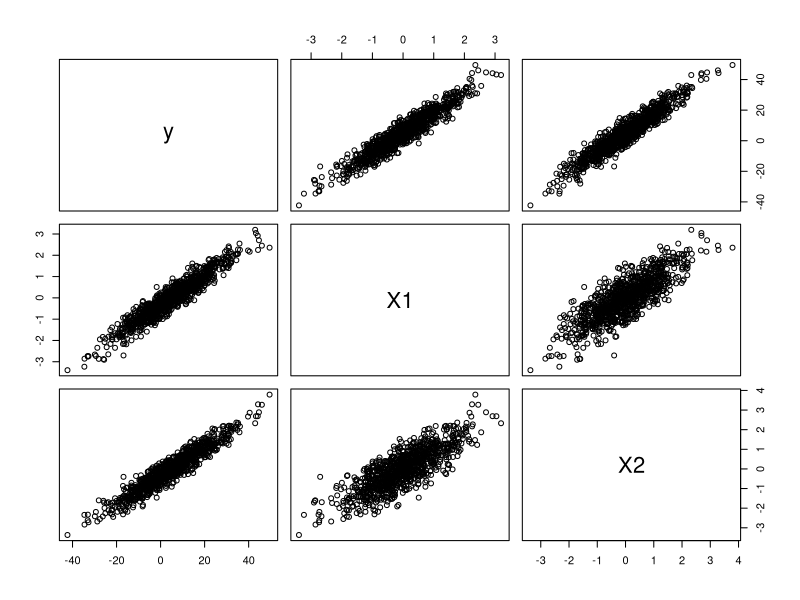
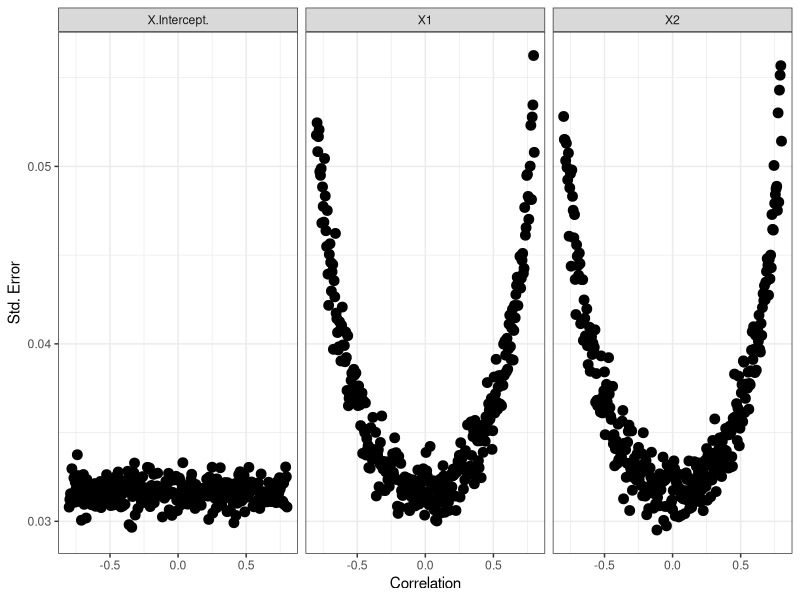
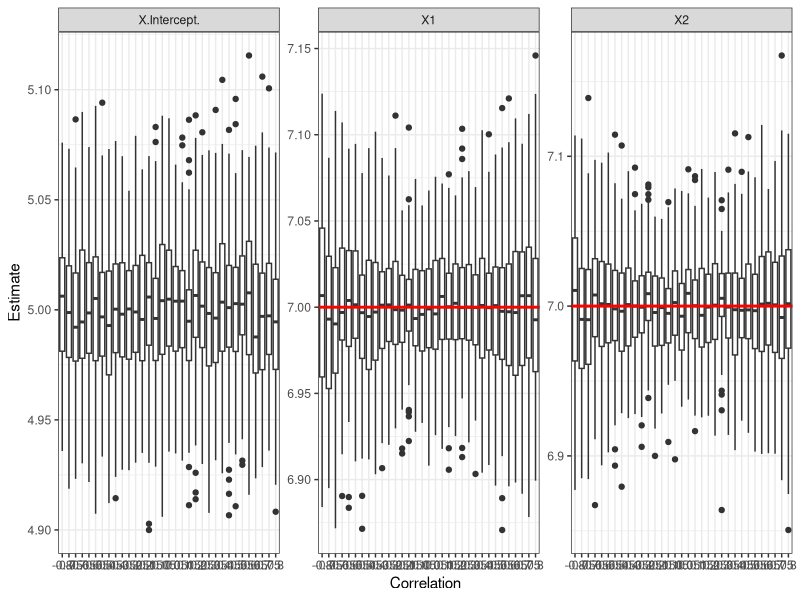
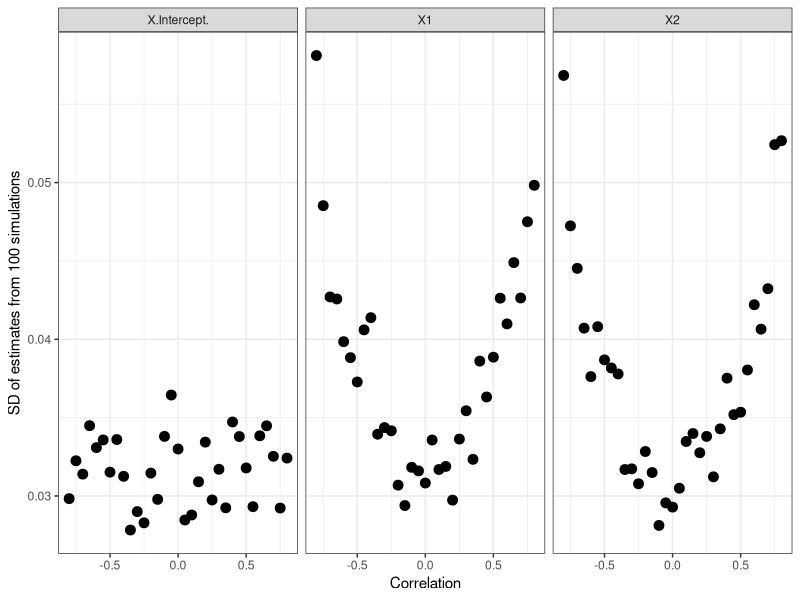

Write the R code that produced these figures, in order.
## ---- chunk 1
options(scipen = 1, digits = 5)
## ---- chunk 2
require(knitr)
opts_chunk$set(fig.height=6, fig.width=6, chache=TRUE)
require(methods)
## ---- chunk 3
#############################################################################
# create two correlated variables and a dependent variable
# n : number of points
# p:correlation

datagen <- function(n , p){
  # random points N(0,1)
  x1 <- rnorm(n)
  x2 <- rnorm(n)
  X <- cbind(x1, x2)
  
  # desired correlation matrix
  R <- matrix(c(1, p, p, 1), ncol = 2)
  
  # use cholesky decomposition `t(U) %*% U = R`
  U <- chol(R)
  corvars <- X %*% U
  
  # create dependent variable after model:
  # y ~ 5 + 7 * X1 + 7 * X2 + e | E ~ N(0,10)
  y <- 5 + 7*corvars[,1] + 7*corvars[,2] + rnorm(n, 0, 1)
  df <- data.frame(y, corvars)
  return(df)
}
## ---- chunk 4
set.seed(1234)
df1 <- datagen(n = 1000, p = 0.8)
## ---- chunk 5
cor(df1)
## ---- chunk 6
mod <- lm(y~X1+X2, data = df1)
summary(mod)
pairs(df1)
## ---- chunk 7
( cormat <- cor(df1[,2:3]) )
## ---- chunk 8
require(car)
vif(mod)
## ---- chunk 9
sum <- summary(lm(X1 ~ X2, data = df1))
1 / (1 - sum$r.squared)
## ---- chunk 10
ps <- seq(-0.8, 0.8, 0.005)
n = 1000

sim1 <- lapply(ps, function(x) datagen(n=n, p=x))
## ---- chunk 11
# Function to fit and extract coefficients
regfun <- function(x){
  return(summary(lm(y~X1+X2, data = x))$coefficients)
}
# run regfun on every dataset
res1 <- lapply(sim1, regfun)
## ---- chunk 12
# extract Standard Errors from results
ses <- data.frame(ps, t(sapply(res1, function(x) x[,2])))

# plot
require(ggplot2)
require(reshape2)
ses_m <- melt(ses, id.vars='ps')
ggplot(ses_m, aes(x = ps, y = value)) +
  geom_point(size = 3) +
  facet_wrap(~variable) +
  theme_bw() +
  ylab('Std. Error') +
  xlab('Correlation')
## ---- chunk 13
n_sims <- 100
ps <- seq(-0.8, 0.8, 0.05)

# function to generate n_sims datasets, for give p
sim2 <- function(p){
  sim <- lapply(1:n_sims, function(x) datagen(n=1000, p=p))
  res <- lapply(sim, regfun)
  est <- t(sapply(res, function(x) x[,1]))
  out <- data.frame(p, est)
  return(out)
}

res2 <- lapply(ps, function(x) {
  return(sim2(x))
})
## ---- chunk 14
ests <- lapply(res2, melt, id.vars = 'p')
ests <- do.call(rbind, ests)

ggplot(ests, aes(y = value, x=factor(p))) +
  geom_boxplot() +
  facet_wrap(~variable, scales='free_y') +
  theme_bw() +
  geom_hline(aes(yintercept = 7), data = subset(ests, variable %in% c("X1","X2")), 
             col = 'red', lwd = 1) + 
  ylab('Estimate')+
  xlab('Correlation')
## ---- chunk 15
sds <- data.frame(ps, t(sapply(res2, function(x) apply(x[, 2:4], 2, sd))))
require(reshape2)
sds_m <- melt(sds, id.vars='ps')
ggplot(sds_m, aes(x = ps, y = value)) +
  geom_point(size = 3) +
  facet_wrap(~variable) +
  theme_bw() +
  ylab('SD of estimates from 100 simulations') +
  xlab('Correlation')
